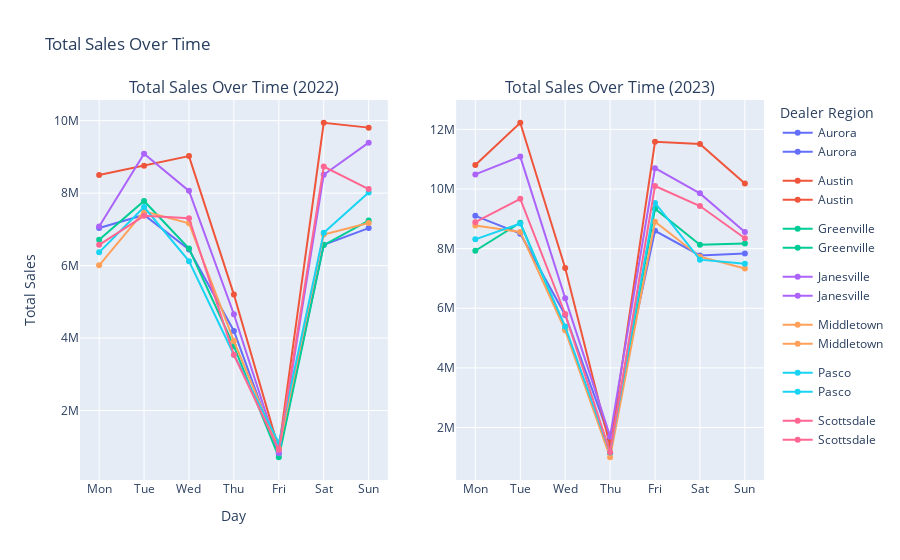

Notebook code cell kept with this figure:
### Code cell
df_grouped = df.groupby(['dealer_region', 'year', 'day']).price.agg(['count', 'sum']).reset_index()
df_grouped['day'] = pd.Categorical(df_grouped['day'], categories= list(calendar.day_name), ordered=True)
df_grouped.sort_values(['year', 'day'], inplace= True)
df_grouped.day = df_grouped.day.apply(lambda x: x[:3])

fig = make_subplots(rows=1, cols=2, subplot_titles=('Total Sales Over Time (2022)', 'Total Sales Over Time (2023)'))

for col, year in enumerate([2022, 2023], start= 1):
    for trace in px.line(
            data_frame=df_grouped[df_grouped.year == year],
            x='day',
            y='sum',
            color='dealer_region',
            markers= True,
            hover_data={'year': False, 'day': False, 'sum': ':.2f', 'count': True},
            labels={'sum': 'Total Sales', 'count': 'Units Sold'},
            title='Total Price Over Time'
        ).update_traces(hovertemplate='<b>Total Sales</b>: $%{y}<br>'+'<b>Cars Sold</b>: %{customdata[1]}').data:

        fig.add_trace(trace, row=1, col=col)


fig.update_layout(
    hoverlabel=dict(
        bgcolor="white",
        font_size=12,
        font_family="Arial"
    ),
    xaxis=dict(title='Day'),
    yaxis=dict(title='Total Sales'),
    legend=dict(title='Dealer Region'),
    title_text="Total Sales Over Time"
)

### Figure 1 — Plotly figure (JSON) as saved in the notebook; plotly's stock layout.template omitted (floating-point values rounded to 4 significant figures)
{"data": [{"customdata": [[2022, 243], [2022, 262], [2022, 223], [2022, 139], [2022, 26], [2022, 244], [2022, 264]], "hovertemplate": "<b>Total Sales</b>: $%{y}<br><b>Cars Sold</b>: %{customdata[1]}", "legendgroup": "Aurora", "line": {"color": "#636efa", "dash": "solid"}, "marker": {"symbol": "circle"}, "mode": "lines+markers", "name": "Aurora", "orientation": "v", "showlegend": true, "type": "scatter", "x": ["Mon", "Tue", "Wed", "Thu", "Fri", "Sat", "Sun"], "xaxis": "x", "y": [7039637, 7397726, 6443936, 4196617, 807204, 6575025, 7034935], "yaxis": "y"}, {"customdata": [[2022, 301], [2022, 322], [2022, 317], [2022, 170], [2022, 32], [2022, 358], [2022, 339]], "hovertemplate": "<b>Total Sales</b>: $%{y}<br><b>Cars Sold</b>: %{customdata[1]}", "legendgroup": "Austin", "line": {"color": "#EF553B", "dash": "solid"}, "marker": {"symbol": "circle"}, "mode": "lines+markers", "name": "Austin", "orientation": "v", "showlegend": true, "type": "scatter", "x": ["Mon", "Tue", "Wed", "Thu", "Fri", "Sat", "Sun"], "xaxis": "x", "y": [8500572, 8754424, 9022073, 5199978, 928605, 9942662, 9808027], "yaxis": "y"}, {"customdata": [[2022, 238], [2022, 265], [2022, 234], [2022, 133], [2022, 28], [2022, 239], [2022, 251]], "hovertemplate": "<b>Total Sales</b>: $%{y}<br><b>Cars Sold</b>: %{customdata[1]}", "legendgroup": "Greenville", "line": {"color": "#00cc96", "dash": "solid"}, "marker": {"symbol": "circle"}, "mode": "lines+markers", "name": "Greenville", "orientation": "v", "showlegend": true, "type": "scatter", "x": ["Mon", "Tue", "Wed", "Thu", "Fri", "Sat", "Sun"], "xaxis": "x", "y": [6714702, 7784202, 6470798, 3777316, 710604, 6566337, 7242380], "yaxis": "y"}, {"customdata": [[2022, 247], [2022, 324], [2022, 293], [2022, 160], [2022, 28], [2022, 321], [2022, 335]], "hovertemplate": "<b>Total Sales</b>: $%{y}<br><b>Cars Sold</b>: %{customdata[1]}", "legendgroup": "Janesville", "line": {"color": "#ab63fa", "dash": "solid"}, "marker": {"symbol": "circle"}, "mode": "lines+markers", "name": "Janesville", "orientation": "v", "showlegend": true, "type": "scatter", "x": ["Mon", "Tue", "Wed", "Thu", "Fri", "Sat", "Sun"], "xaxis": "x", "y": [7081520, 9089904, 8062739, 4657010, 827706, 8508985, 9393788], "yaxis": "y"}, {"customdata": [[2022, 228], [2022, 265], [2022, 244], [2022, 136], [2022, 32], [2022, 246], [2022, 255]], "hovertemplate": "<b>Total Sales</b>: $%{y}<br><b>Cars Sold</b>: %{customdata[1]}", "legendgroup": "Middletown", "line": {"color": "#FFA15A", "dash": "solid"}, "marker": {"symbol": "circle"}, "mode": "lines+markers", "name": "Middletown", "orientation": "v", "showlegend": true, "type": "scatter", "x": ["Mon", "Tue", "Wed", "Thu", "Fri", "Sat", "Sun"], "xaxis": "x", "y": [6009187, 7499845, 7166946, 3915968, 945904, 6856022, 7174280], "yaxis": "y"}, {"customdata": [[2022, 232], [2022, 264], [2022, 219], [2022, 124], [2022, 35], [2022, 250], [2022, 258]], "hovertemplate": "<b>Total Sales</b>: $%{y}<br><b>Cars Sold</b>: %{customdata[1]}", "legendgroup": "Pasco", "line": {"color": "#19d3f3", "dash": "solid"}, "marker": {"symbol": "circle"}, "mode": "lines+markers", "name": "Pasco", "orientation": "v", "showlegend": true, "type": "scatter", "x": ["Mon", "Tue", "Wed", "Thu", "Fri", "Sat", "Sun"], "xaxis": "x", "y": [6365540, 7614588, 6122787, 3540363, 1107010, 6906418, 8020092], "yaxis": "y"}, {"customdata": [[2022, 231], [2022, 273], [2022, 270], [2022, 138], [2022, 29], [2022, 302], [2022, 278]], "hovertemplate": "<b>Total Sales</b>: $%{y}<br><b>Cars Sold</b>: %{customdata[1]}", "legendgroup": "Scottsdale", "line": {"color": "#FF6692", "dash": "solid"}, "marker": {"symbol": "circle"}, "mode": "lines+markers", "name": "Scottsdale", "orientation": "v", "showlegend": true, "type": "scatter", "x": ["Mon", "Tue", "Wed", "Thu", "Fri", "Sat", "Sun"], "xaxis": "x", "y": [6572585, 7374530, 7308715, 3538319, 916103, 8734961, 8110770], "yaxis": "y"}, {"customdata": [[2023, 305], [2023, 311], [2023, 197], [2023, 50], [2023, 312], [2023, 285], [2023, 269]], "hovertemplate": "<b>Total Sales</b>: $%{y}<br><b>Cars Sold</b>: %{customdata[1]}", "legendgroup": "Aurora", "line": {"color": "#636efa", "dash": "solid"}, "marker": {"symbol": "circle"}, "mode": "lines+markers", "name": "Aurora", "orientation": "v", "showlegend": true, "type": "scatter", "x": ["Mon", "Tue", "Wed", "Thu", "Fri", "Sat", "Sun"], "xaxis": "x2", "y": [9100715, 8502943, 5774966, 1608712, 8599643, 7770836, 7834487], "yaxis": "y2"}, {"customdata": [[2023, 394], [2023, 434], [2023, 249], [2023, 51], [2023, 412], [2023, 394], [2023, 362]], "hovertemplate": "<b>Total Sales</b>: $%{y}<br><b>Cars Sold</b>: %{customdata[1]}", "legendgroup": "Austin", "line": {"color": "#EF553B", "dash": "solid"}, "marker": {"symbol": "circle"}, "mode": "lines+markers", "name": "Austin", "orientation": "v", "showlegend": true, "type": "scatter", "x": ["Mon", "Tue", "Wed", "Thu", "Fri", "Sat", "Sun"], "xaxis": "x2", "y": [10806821, 12223204, 7352316, 1376617, 11582463, 11512146, 10182623], "yaxis": "y2"}, {"customdata": [[2023, 286], [2023, 323], [2023, 188], [2023, 38], [2023, 328], [2023, 285], [2023, 292]], "hovertemplate": "<b>Total Sales</b>: $%{y}<br><b>Cars Sold</b>: %{customdata[1]}", "legendgroup": "Greenville", "line": {"color": "#00cc96", "dash": "solid"}, "marker": {"symbol": "circle"}, "mode": "lines+markers", "name": "Greenville", "orientation": "v", "showlegend": true, "type": "scatter", "x": ["Mon", "Tue", "Wed", "Thu", "Fri", "Sat", "Sun"], "xaxis": "x2", "y": [7929236, 8870389, 5307716, 1135711, 9336693, 8129311, 8174207], "yaxis": "y2"}, {"customdata": [[2023, 363], [2023, 399], [2023, 225], [2023, 59], [2023, 381], [2023, 358], [2023, 328]], "hovertemplate": "<b>Total Sales</b>: $%{y}<br><b>Cars Sold</b>: %{customdata[1]}", "legendgroup": "Janesville", "line": {"color": "#ab63fa", "dash": "solid"}, "marker": {"symbol": "circle"}, "mode": "lines+markers", "name": "Janesville", "orientation": "v", "showlegend": true, "type": "scatter", "x": ["Mon", "Tue", "Wed", "Thu", "Fri", "Sat", "Sun"], "xaxis": "x2", "y": [10489343, 11086965, 6338621, 1701611, 10700211, 9854009, 8558822], "yaxis": "y2"}, {"customdata": [[2023, 309], [2023, 314], [2023, 191], [2023, 40], [2023, 320], [2023, 285], [2023, 263]], "hovertemplate": "<b>Total Sales</b>: $%{y}<br><b>Cars Sold</b>: %{customdata[1]}", "legendgroup": "Middletown", "line": {"color": "#FFA15A", "dash": "solid"}, "marker": {"symbol": "circle"}, "mode": "lines+markers", "name": "Middletown", "orientation": "v", "showlegend": true, "type": "scatter", "x": ["Mon", "Tue", "Wed", "Thu", "Fri", "Sat", "Sun"], "xaxis": "x2", "y": [8774877, 8561291, 5258918, 1001963, 8904248, 7729846, 7335333], "yaxis": "y2"}, {"customdata": [[2023, 303], [2023, 326], [2023, 191], [2023, 48], [2023, 329], [2023, 282], [2023, 270]], "hovertemplate": "<b>Total Sales</b>: $%{y}<br><b>Cars Sold</b>: %{customdata[1]}", "legendgroup": "Pasco", "line": {"color": "#19d3f3", "dash": "solid"}, "marker": {"symbol": "circle"}, "mode": "lines+markers", "name": "Pasco", "orientation": "v", "showlegend": true, "type": "scatter", "x": ["Mon", "Tue", "Wed", "Thu", "Fri", "Sat", "Sun"], "xaxis": "x2", "y": [8312513, 8842544, 5384209, 1164760, 9533807, 7630489, 7495594], "yaxis": "y2"}, {"customdata": [[2023, 320], [2023, 343], [2023, 209], [2023, 44], [2023, 359], [2023, 321], [2023, 316]], "hovertemplate": "<b>Total Sales</b>: $%{y}<br><b>Cars Sold</b>: %{customdata[1]}", "legendgroup": "Scottsdale", "line": {"color": "#FF6692", "dash": "solid"}, "marker": {"symbol": "circle"}, "mode": "lines+markers", "name": "Scottsdale", "orientation": "v", "showlegend": true, "type": "scatter", "x": ["Mon", "Tue", "Wed", "Thu", "Fri", "Sat", "Sun"], "xaxis": "x2", "y": [8886768, 9672649, 5808557, 1168411, 10099341, 9430015, 8347650], "yaxis": "y2"}], "layout": {"annotations": [{"font": {"size": 16}, "showarrow": false, "text": "Total Sales Over Time (2022)", "x": 0.225, "xanchor": "center", "xref": "paper", "y": 1, "yanchor": "bottom", "yref": "paper"}, {"font": {"size": 16}, "showarrow": false, "text": "Total Sales Over Time (2023)", "x": 0.775, "xanchor": "center", "xref": "paper", "y": 1, "yanchor": "bottom", "yref": "paper"}], "hoverlabel": {"bgcolor": "white", "font": {"family": "Arial", "size": 12}}, "legend": {"title": {"text": "Dealer Region"}}, "title": {"text": "Total Sales Over Time"}, "xaxis": {"anchor": "y", "domain": [0, 0.45], "title": {"text": "Day"}}, "xaxis2": {"anchor": "y2", "domain": [0.55, 1]}, "yaxis": {"anchor": "x", "domain": [0, 1], "title": {"text": "Total Sales"}}, "yaxis2": {"anchor": "x2", "domain": [0, 1]}}}
